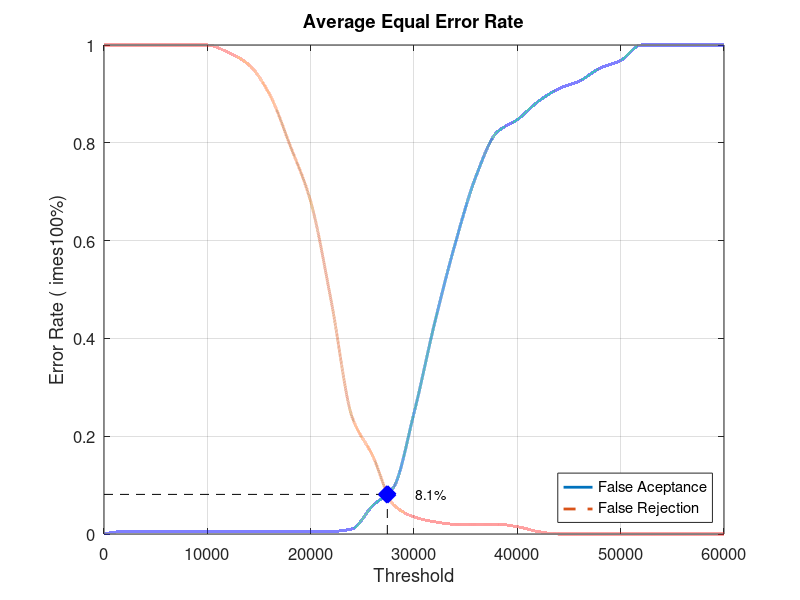
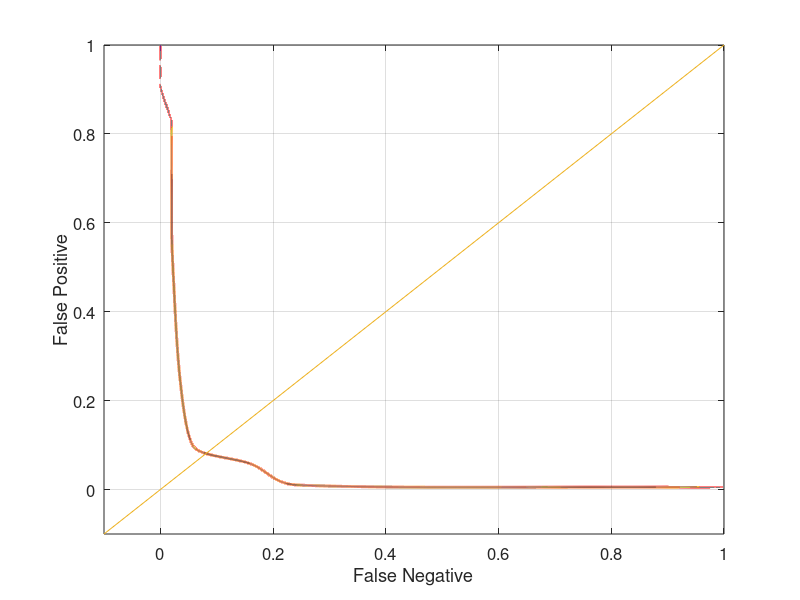

MATLAB code for these plots, in order:
close all;
clear;
clc;
x = 0:2000:60000;
xq = 0:0.5:60000;

y0 = [0 0.00526316 0.00526316 0.00526316 0.00526316 0.00526316 0.00526316 0.00526316 0.00526316 0.00526316 0.00526316 0.00526316 0.0105263 0.0578947 0.0947368 0.247368 0.431579 0.594737 0.731579 0.821053 0.847368 0.884211 0.910526 0.926316 0.952632 0.968421 1 1 1 1 1]
yy0 = interp1(x, y0, xq, 'pchip');
y1 = [1 1 1 1 1 1 0.985 0.96 0.9 0.795 0.68 0.475 0.24 0.16 0.06 0.035 0.025 0.02 0.02 0.02 0.015 0.005 0 0 0 0 0 0 0 0 0]
yy1 = interp1(x, y1, xq, 'pchip');

% Calculating EER: 
y2 = abs(y0 - y1);
find(y2 == min(y2))
yy2 = abs(yy0 - yy1);
xEER = find(yy2 == min(yy2));
xEERIndex = xq(xEER) % X-axis EER
yEER = yy0(xEER) % Y-axis EER

main = figure
plot(xq, yy0,'-','LineWidth', 2);	hold on
plot(xq, yy1,'--','LineWidth', 2);	hold on
plot([xEERIndex xEERIndex], [0 yEER], 'k--');	hold on
plot([0 xEERIndex], [yEER yEER], 'k--');	hold on
plot(xEERIndex, yEER, 'bx', 'LineWidth', 10);	hold on
text(xEERIndex + 10 * xEERIndex / 100, yEER, [num2str(round((10000 * yEER)) / 100) '%'])
legend('False Aceptance', 'False Rejection', 'Location', 'SouthEast')
xlabel('Threshold')
ylabel('Error Rate (	imes100%)')
title('Average Equal Error Rate')
set(gca, 'FontSize', 12)
axis([0 60000 0 1])
grid on

print(main, 'Database4_3Main', '-dpng');
FNRxFPR = figure('Color', [1 1 1]);
plot(yy1, yy0, '-', yy1, yy0, 'LineWidth', 2);
hold on
y = -0.1:0.1:1
plot(y, y); 
set(gca, 'FontSize', 12)
xlabel('False Negative')
ylabel('False Positive')
axis([-0.1 1 -0.1 1])
set(gca, 'FontSize', 12)
grid on

print(FNRxFPR, 'Database4_3FNRxFPR','-dpng');
